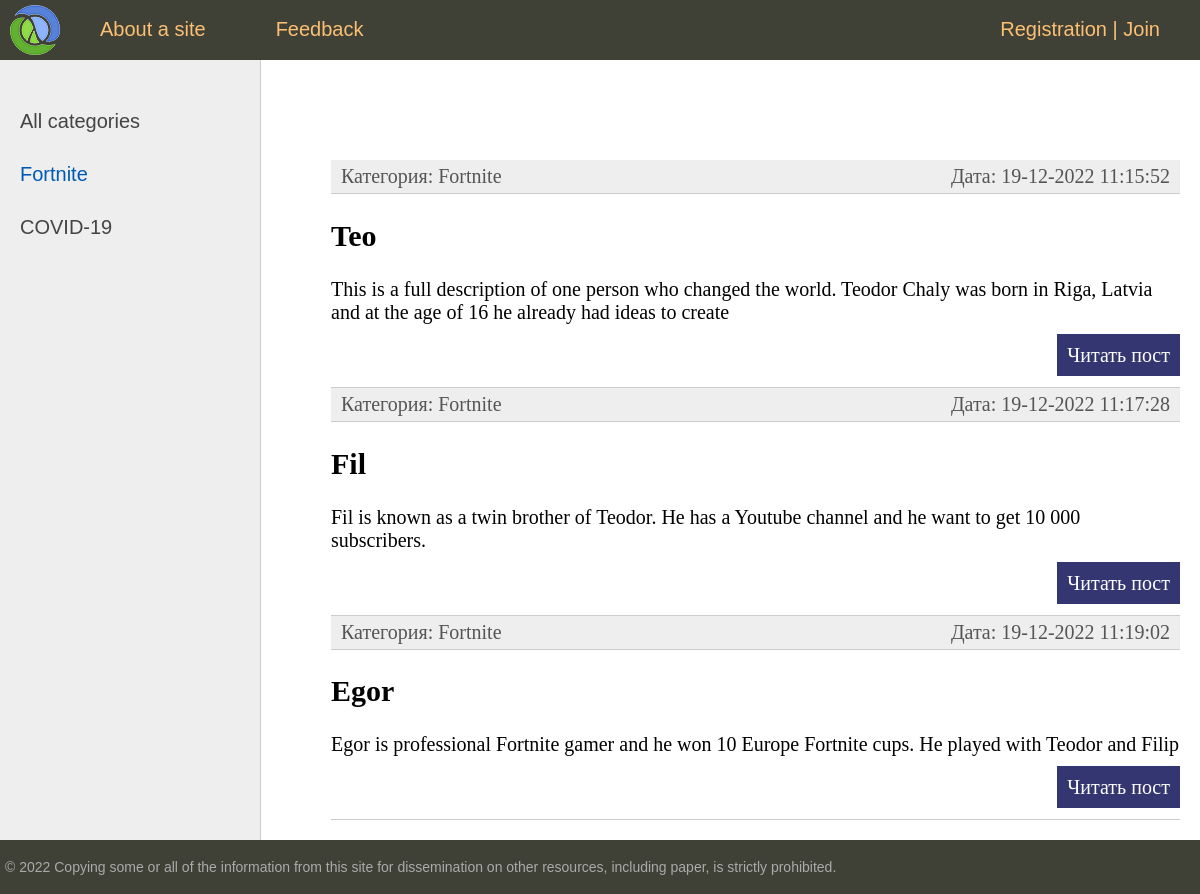
/category/fortnite/, run on the app's committed database.
### blog/models.py (models this page shows, shortened)
class Category(models.Model):
    name = models.CharField(max_length=100, db_index=True)
    slug = models.SlugField(max_length=255, unique=True, db_index=True, verbose_name="URL")
    def __str__(self):
        return  self.name

class News(models.Model):
    title = models.CharField(max_length=255)
    slug = models.SlugField(max_length=255, unique=True, db_index=True, verbose_name="URL")
    content = models.TextField(blank=True)
    photo = models.ImageField(upload_to="photos/%Y/%m/%d/")
    time_create = models.DateTimeField(auto_now_add=True)
    time_update = models.DateTimeField(auto_now=True)
    is_published = models.BooleanField(default=True)
    cat = models.ForeignKey('Category', on_delete=models.PROTECT)
    def get_absolute_url(self):
        return reverse('post', kwargs = {'post_slug':self.slug})
    class Meta:
        verbose_name = "Breaking new" # ! Changes in admin panel (name)
        verbose_name_plural = "Breaking news"  # ! Changes in admin panel (name)
        ordering = ["id"]

### blog/views.py (the view)
# urls.py: path('category/<slug:cat_slug>/', NewsCategory.as_view(), name = 'category')
class NewsCategory(DataMixin,ListView):
    model = News
    template_name = "blog/index.html"
    context_object_name = 'posts'
    allow_empty = False
    def get_queryset(self):
        return News.objects.filter(cat__slug = self.kwargs['cat_slug'], is_published = True).select_related('cat')
    def get_context_data(self, *, object_list=None, **kwargs):
        context = super().get_context_data(**kwargs)
        c = Category.objects.get(slug = self.kwargs['cat_slug'])
        c_def = self.get_user_context(title='Категория - ' + str(c.name),
                                      cat_selected=c.pk)
        return dict(list(context.items()) + list(c_def.items()))

### blog/templatetags/blog_tags.py (called while the page is built)
@register.inclusion_tag("blog/list_categories.html")
def show_categories(sort=None, cat_selected=0):
    if not sort:
        cats = Category.objects.all()
    else:
        cats = Category.objects.order_by(sort)
    return {"cats": cats, "cat_selected": cat_selected}

### blog/utils.py (called while the page is built)
    def get_user_context(self, **kwargs):
        context = kwargs
        cats = cache.get('cats')
        if not cats:
            cats = Category.objects.annotate(Count('news'))
            cache.set('cats', cats, 60)
        user_menu = menu.copy()
        if not self.request.user.is_authenticated:
            user_menu.pop(1)
        context['menu'] = user_menu
        context['cats'] = cats
        if 'cat_selected' not in context:
            context['cat_selected'] = 0
        return context

### blog/templates/blog/index.html (shortened to what this page needs)
{% extends 'blog/base.html' %}
{% block content %}
<ul class="list-articles">
	{% for p in posts %}
	<li><div class="article-panel">
	<p class="first">Категория: {{p.cat}}</p>
	<p class="last">Дата: {{p.time_update|date:"d-m-Y H:i:s"}}</p>
			<li><h2>{{p.title}}</h2>
	{% autoescape on %}
	{{p.content|linebreaks|truncatewords:50}}
	{% endautoescape %}
			<p class="link-read-post"><a target="_blank" href="{{p.get_absolute_url}}">Читать пост</a></p>
			</li>
	{% endfor %}
</ul>
{% endblock %}

### blog/templates/blog/list_categories.html
	{% for c in cats %}
		{% if c.pk == cat_selected %}
			<li class="selected">{{c.name}}</li>
		{% else %}
			<li><a href="{{ p.get_absolute_url }}">{{c.name}}</a></li>
		{% endif %}
	{% endfor %}

### blog/static/blog/css/styles.css (style rules this page uses)
html, body { font-family: 'Arial'; margin: 0; padding: 0; height: 100%; width: 100%; color: #444; }
a { color: #0059b2; text-decoration: none; }
p.link-read-post { text-align: right; }
p.link-read-post a { padding: 10px; min-width: 100px; background: #333671; color: #fff; text-decoration: none; }
div.article-panel { background: #eee; padding: 5px 10px 5px 10px; box-sizing: border-box; overflow: hidden; color: #555; }
div.article-panel p.first { margin: 0; float: left; }
div.article-panel p.last { margin: 0; float: right; }
ul.list-articles { list-style: none; margin: 0; padding: 0; }
ul.list-articles li { border-bottom: 1px solid #ccc; }
.left-chapters ul li { margin: 30px 0 0 0; color: #999; }
.left-chapters ul li.selected { color: #0059b2; }
.left-chapters ul li a { color: #444; text-decoration: none; }

### data on the page
Category: name "Fortnite"
Category: name "COVID-19"
News: cat "Fortnite", time_update "19-12-2022 11:15:52", title "Teo", content "This is a full description of one person who changed the world. Teodor Chaly was born in Riga, Latvia and at the age of 16 he already had ideas to create"
News: cat "Fortnite", time_update "19-12-2022 11:17:28", title "Fil", content "Fil is known as a twin brother of Teodor. He has a Youtube channel and he want to get 10 000 subscribers."
News: cat "Fortnite", time_update "19-12-2022 11:19:02", title "Egor", content "Egor is professional Fortnite gamer and he won 10 Europe Fortnite cups. He played with Teodor and Filip"

### other printed values
{{ m.title }} "About a site" "Feedback"
